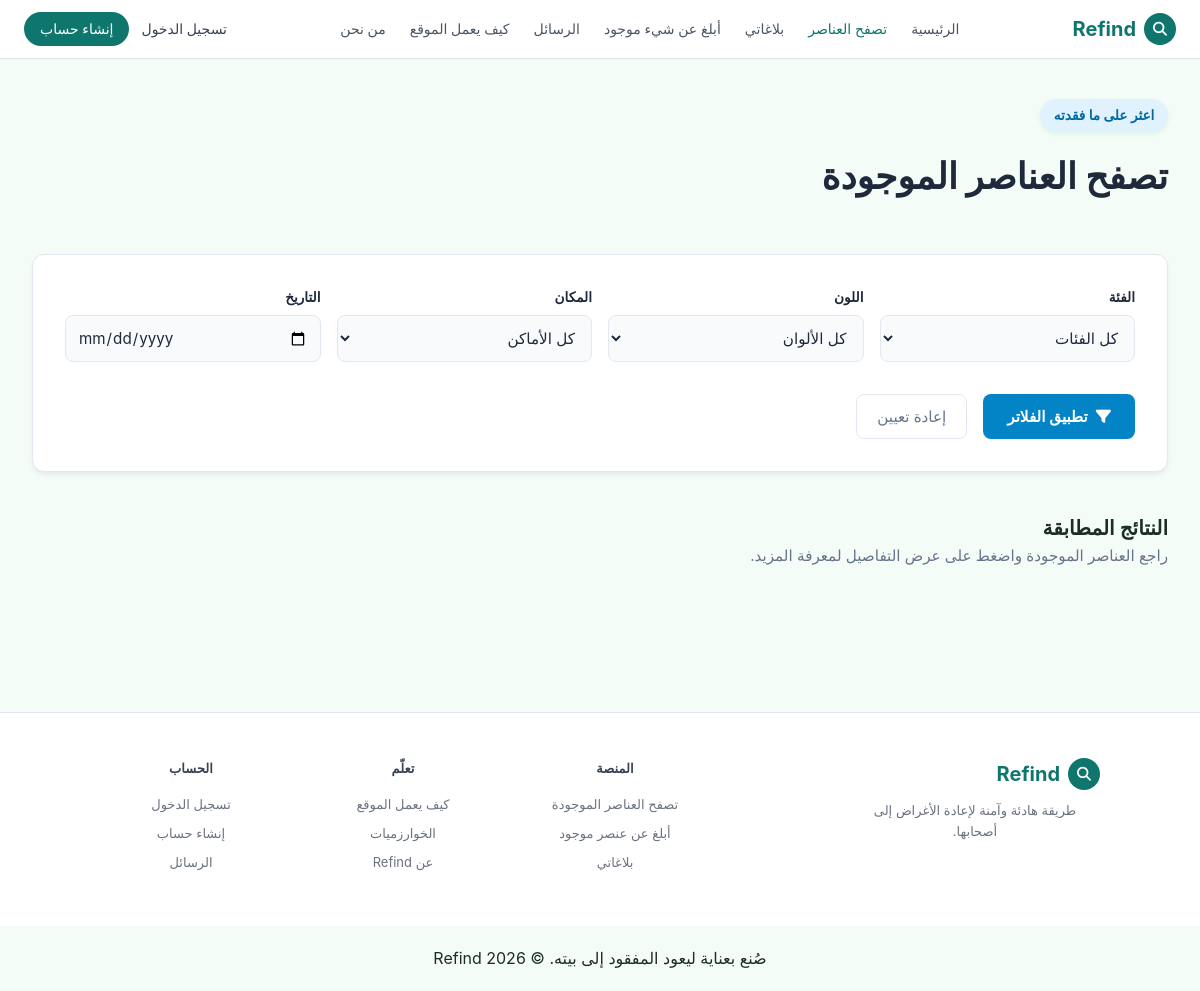
The app's page /Browseitems.php, older data.
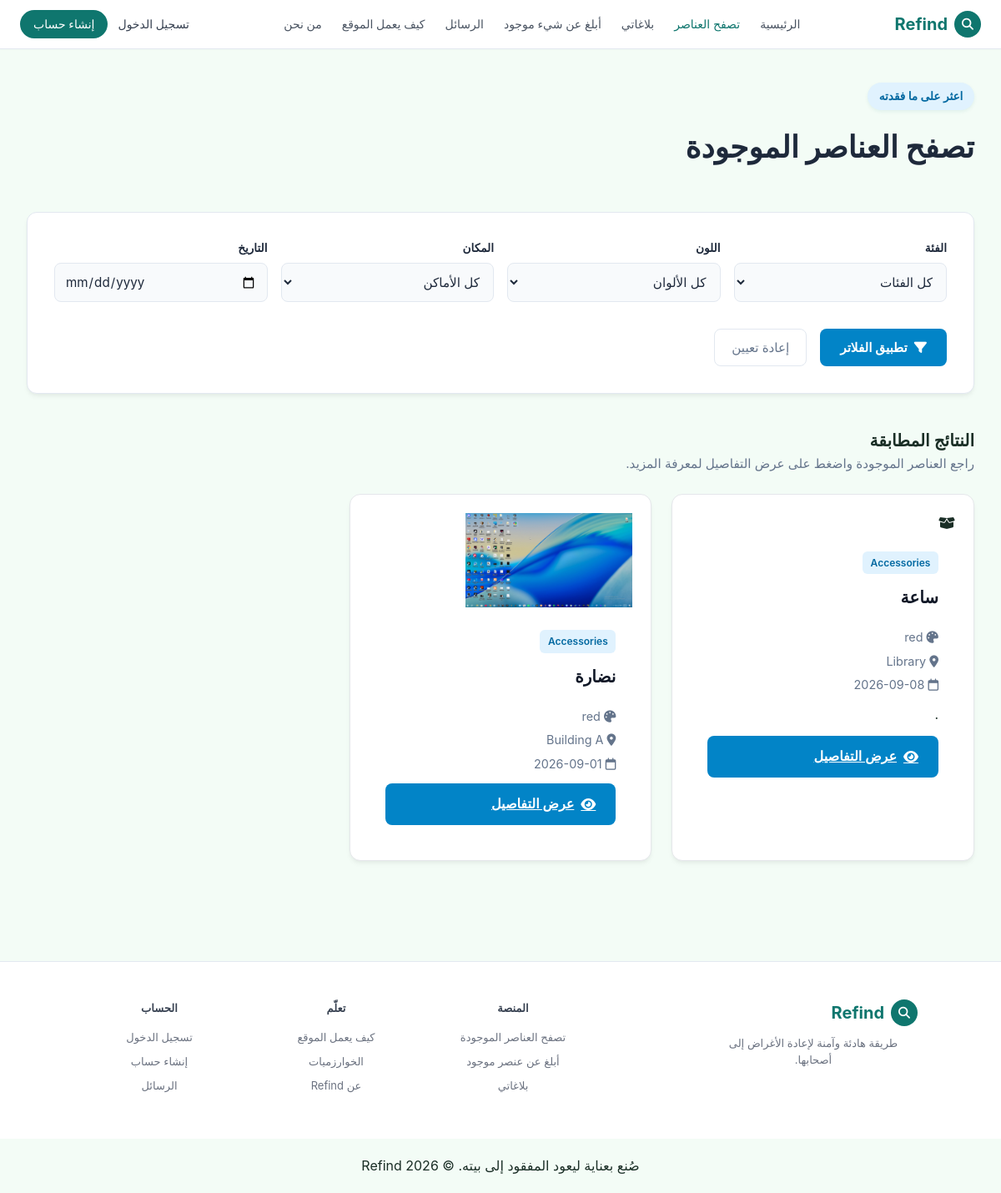
The same page, newer data.
### tables this page shows
CREATE TABLE `reports` (
  `id` int(10) UNSIGNED NOT NULL,
  `user_id` int(10) UNSIGNED NOT NULL,
  `category_id` int(10) UNSIGNED NOT NULL,
  `location_id` int(10) UNSIGNED NOT NULL,
  `location_details` varchar(255) DEFAULT NULL,
  `title` varchar(150) NOT NULL,
  `color` varchar(50) DEFAULT NULL,
  `item_date` date DEFAULT NULL,
  `description` text DEFAULT NULL,
  `report_type` enum('lost','found') NOT NULL,
  `status` enum('active','claimed','closed') DEFAULT 'active',
  `image` varchar(255) DEFAULT NULL,
  `created_at` timestamp NOT NULL DEFAULT current_timestamp()
);

CREATE TABLE `categories` (
  `id` int(10) UNSIGNED NOT NULL,
  `name` varchar(100) NOT NULL
);

CREATE TABLE `color` (
  `id` int(11) NOT NULL,
  `name` varchar(255) DEFAULT NULL
);

CREATE TABLE `locations` (
  `id` int(10) UNSIGNED NOT NULL,
  `name` varchar(255) NOT NULL
);

### Browseitems.php (the view, shortened to what this page needs)
<?php
include 'config/db.php';
$sql = "SELECT r.*, c.name AS category_name, l.name AS location_name, cl.name AS color_name
        FROM reports r
        JOIN color cl ON r.color = cl.id
        JOIN categories c ON r.category_id = c.id
        JOIN locations l ON r.location_id = l.id
        WHERE r.status = 'active'
        ORDER BY r.created_at DESC";
$stmt = $conn->prepare($sql);
$stmt->execute();
$reports = $stmt->fetchAll(PDO::FETCH_ASSOC);
?>
<!DOCTYPE html>
<html lang="ar" dir="rtl">
<head>
    <link rel="stylesheet" href="https://cdnjs.cloudflare.com/ajax/libs/font-awesome/6.4.0/css/all.min.css">
    <link rel="stylesheet" href="assets/css/main.css">
</head>
<body>
<header class="navbar">
    <div class="nav-container">
        <div class="logo-area">
            <span class="logo-icon"><i class="fa-solid fa-magnifying-glass"></i></span>
            <span class="logo-text">Refind</span>
        </div>
        <nav class="nav-links">
            <a href="Home.php">الرئيسية</a>
            <a href="Browseitems.php" class="active">تصفح العناصر</a>
            <a href="my Report.php">بلاغاتي</a>
            <a href="Report a find.php">أبلغ عن شيء موجود</a>
            <a href="Messages.php">الرسائل</a>
            <a href="How it works.php">كيف يعمل الموقع</a>
            <a href="About.php">من نحن</a>
        </nav>
        <div class="auth-buttons">
            <?php if (empty($_SESSION['user_id'])): ?>
                <a href="auth/Log-in.php" class="login-btn">تسجيل الدخول</a>
                <a href="auth/sign-up.php" class="signup-btn">إنشاء حساب</a>
            <?php else: ?>
                <a href="auth/profie.php" class="profile-btn">الملف الشخصي</a>
                <a href="auth/logout.php" class="logout-btn">تسجيل الخروج</a>
            <?php endif; ?>
        </div>
    </div>
</header>
<main>
    <section class="hero">
        <div class="badge">اعثر على ما فقدته</div>
        <h1>تصفح العناصر الموجودة</h1>
    </section>
    <section class="search-area">
        <div class="filter-grid">
            <div class="filter-group">
                <label>الفئة</label>
                <select id="categoryFilter">
                    <option value="all">كل الفئات</option>
                </select>
            </div>
            <div class="filter-group">
                <label>اللون</label>
                <select id="colorFilter">
                    <option value="all">كل الألوان</option>
                </select>
            </div>
            <div class="filter-group">
                <label>المكان</label>
                <select id="locationFilter">
                    <option value="all">كل الأماكن</option>
                </select>
            </div>
            <div class="filter-group">
                <label>التاريخ</label>
                <input type="date" id="dateFilter">
            </div>
        </div>
        <div class="filter-actions">
            <button type="button" onclick="searchItems()" class="search-btn">
                <i class="fa-solid fa-filter"></i> تطبيق الفلاتر
            </button>
            <button type="button" onclick="resetFilters()" class="reset-btn">
                إعادة تعيين
            </button>
        </div>
    </section>
    <section class="request-box">
        <h2>النتائج المطابقة</h2>
        <p>راجع العناصر الموجودة واضغط على عرض التفاصيل لمعرفة المزيد.</p>
    </section>
    <section id="itemsContainer" class="items-grid">
        <?php foreach ($reports as $report): ?>
            <div class="item-card"
                 data-category="<?= $report['category_id'] ?>"
                 data-color="<?= htmlspecialchars($report['color_name'] ?? '') ?>"
                 data-location="<?= $report['location_id'] ?>"
                 data-date="<?= $report['item_date'] ?>">
                <?php if (!empty($report['image'])): ?>
                    <div class="item-card-image " >
                        <img style="width: 200px;" src="uploads/reports/<?= htmlspecialchars($report['image']) ?>"
                             alt="<?= htmlspecialchars($report['title']) ?>">
                    </div>
                <?php else: ?>
                    <div class="item-card-image">
                        <i class="fa-solid fa-box-open"></i>
                    </div>
                <?php endif; ?>
                <div class="item-card-body">
                    <span class="item-tag">
                        <?= htmlspecialchars($report['category_name']) ?>
                    </span>
                    <h3 class="item-title">
                        <?= htmlspecialchars($report['title']) ?>
                    </h3>
                    <div class="item-details">
                        <span>
                            <i class="fa-solid fa-palette"></i>
                            <?= htmlspecialchars($report['color_name'] ?: 'غير محدد') ?>
                        </span>
                        <span>
                            <i class="fa-solid fa-location-dot"></i>
                            <?= htmlspecialchars($report['location_name']) ?>
                        </span>
                        <span>
                            <i class="fa-regular fa-calendar"></i>
                            <?= htmlspecialchars($report['item_date'] ?: 'غير محدد') ?>
                        </span>
                    </div>
                    <?php if (!empty($report['description'])): ?>
                        <p class="item-description">
                            <?= htmlspecialchars($report['description']) ?>
                        </p>
                    <?php endif; ?>
                    <a href="view-report.php?id=<?= $report['id'] ?>" class="search-btn">
                        <i class="fa-solid fa-eye"></i>
                        عرض التفاصيل
                    </a>
                </div>
            </div>
        <?php endforeach; ?>
    </section>
</main>
<footer class="footer">
    <div class="footer-container">
        <div class="footer-col">
            <div class="logo-area">
                <span class="logo-icon"><i class="fa-solid fa-magnifying-glass"></i></span>
                <span class="logo-text">Refind</span>
            </div>
            <p class="footer-logo-desc">طريقة هادئة وآمنة لإعادة الأغراض إلى أصحابها.</p>
        </div>
        <div class="footer-col">
            <h4>المنصة</h4>
            <ul>
                <li><a href="Browseitems.php">تصفح العناصر الموجودة</a></li>
                <li><a href="Report a find.php">أبلغ عن عنصر موجود</a></li>
                <li><a href="my Report.php">بلاغاتي</a></li>
            </ul>
        </div>
        <div class="footer-col">
            <h4>تعلّم</h4>
            <ul>
                <li><a href="How it works.php">كيف يعمل الموقع</a></li>
                <li><a href="Algorithms.php">الخوارزميات</a></li>
                <li><a href="About.php">عن Refind</a></li>
            </ul>
        </div>
        <div class="footer-col">
            <h4>الحساب</h4>
            <ul>
                <li><a href="auth/Log-in.php">تسجيل الدخول</a></li>
                <li><a href="auth/sign-up.php">إنشاء حساب</a></li>
                <li><a href="Messages.php">الرسائل</a></li>
            </ul>
        </div>
    </div>
</footer>
<div class="footer-bottom">
    <p>صُنع بعناية ليعود المفقود إلى بيته. © 2026 Refind</p>
</div>
</body>
</html>

Row changes from the older to the newer data that the page shows:
added reports: category.name "Accessories", title "ساعة", color.name "red", location.name "Library", item_date "2026-09-08", description "."
added reports: image (picture), category.name "Accessories", title "نضارة", color.name "red", location.name "Building A", item_date "2026-09-01"
